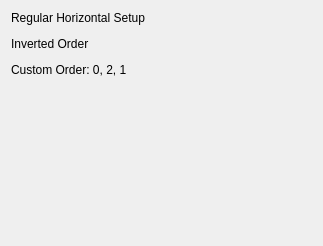
<?xml version="1.0" encoding="UTF-8"?>
<ui version="4.0">
 <class>Form</class>
 <widget class="QWidget" name="Form">
  <property name="geometry">
   <rect>
    <x>0</x>
    <y>0</y>
    <width>323</width>
    <height>246</height>
   </rect>
  </property>
  <property name="windowTitle">
   <string>Form</string>
  </property>
  <layout class="QVBoxLayout" name="verticalLayout">
   <item>
    <widget class="QLabel" name="label">
     <property name="text">
      <string>Regular Horizontal Setup</string>
     </property>
    </widget>
   </item>
   <item>
    <widget class="PyDMEnumButton" name="PyDMEnumButton">
     <property name="maximumSize">
      <size>
       <width>16777215</width>
       <height>48</height>
      </size>
     </property>
     <property name="toolTip">
      <string/>
     </property>
     <property name="channel" stdset="0">
      <string>ca://TEST:ENUM</string>
     </property>
     <property name="orientation" stdset="0">
      <enum>Qt::Horizontal</enum>
     </property>
    </widget>
   </item>
   <item>
    <widget class="QLabel" name="label_2">
     <property name="text">
      <string>Inverted Order</string>
     </property>
    </widget>
   </item>
   <item>
    <widget class="PyDMEnumButton" name="PyDMEnumButton_2">
     <property name="maximumSize">
      <size>
       <width>16777215</width>
       <height>48</height>
      </size>
     </property>
     <property name="toolTip">
      <string/>
     </property>
     <property name="channel" stdset="0">
      <string>ca://TEST:ENUM</string>
     </property>
     <property name="invertOrder" stdset="0">
      <bool>true</bool>
     </property>
     <property name="orientation" stdset="0">
      <enum>Qt::Horizontal</enum>
     </property>
    </widget>
   </item>
   <item>
    <widget class="QLabel" name="label_3">
     <property name="text">
      <string>Custom Order: 0, 2, 1</string>
     </property>
    </widget>
   </item>
   <item>
    <widget class="PyDMEnumButton" name="PyDMEnumButton_3">
     <property name="maximumSize">
      <size>
       <width>16777215</width>
       <height>48</height>
      </size>
     </property>
     <property name="toolTip">
      <string/>
     </property>
     <property name="channel" stdset="0">
      <string>ca://TEST:ENUM</string>
     </property>
     <property name="useCustomOrder" stdset="0">
      <bool>true</bool>
     </property>
     <property name="customOrder" stdset="0">
      <stringlist>
       <string>0</string>
       <string>2</string>
       <string>1</string>
      </stringlist>
     </property>
     <property name="orientation" stdset="0">
      <enum>Qt::Horizontal</enum>
     </property>
    </widget>
   </item>
   <item>
    <spacer name="verticalSpacer">
     <property name="orientation">
      <enum>Qt::Vertical</enum>
     </property>
     <property name="sizeHint" stdset="0">
      <size>
       <width>20</width>
       <height>40</height>
      </size>
     </property>
    </spacer>
   </item>
  </layout>
 </widget>
 <customwidgets>
  <customwidget>
   <class>PyDMEnumButton</class>
   <extends>QWidget</extends>
   <header>pydm.widgets.enum_button</header>
  </customwidget>
 </customwidgets>
 <resources/>
 <connections/>
</ui>
